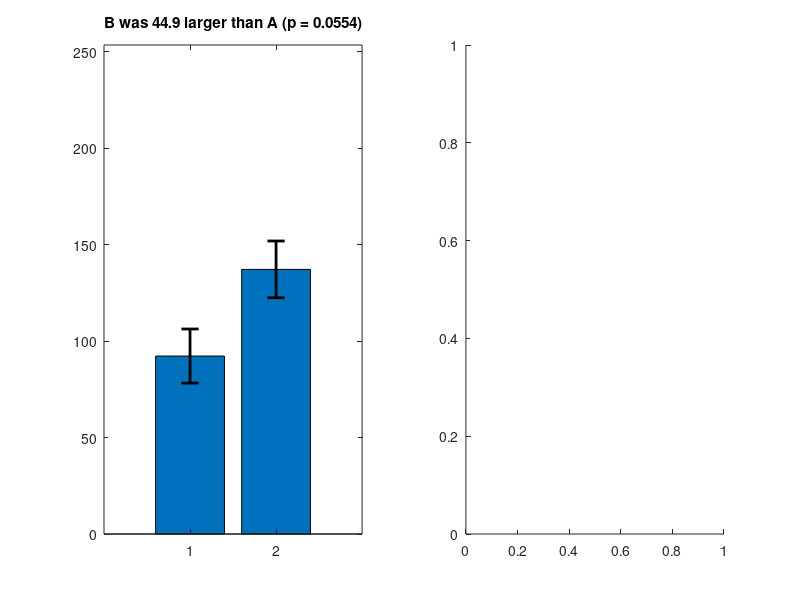

The MATLAB source for this figure: (Note: this script raises an error after producing the figure.)


n1 = 20;
n2 = 10;
Tstd1 = 60;
Tstd2 = 40;
Tm1 = 100;
Tm2 = 150;


g1 = randn(n1,1) * Tstd1 + Tm1;
g2 = randn(n2,1) * Tstd2 + Tm2;

%%

g = [ 1 2];

se1 = std(g1)/sqrt(n1);
se2 = std(g2)/sqrt(n2);
m1 = mean(g1);
m2 = mean(g2);


%%
clf
ew = .1;
m = [m1 m2];
errlow = [m1-se1 m2 - se2];
errhigh = [m1+se1 m2+se2];

subplot(1,2,1)
bar(g,m)
hold on
plot([g-ew;g+ew],[errlow;errlow],'linewidth',2,'color','k')
plot([g-ew;g+ew],[errhigh;errhigh],'linewidth',2,'color','k')
plot([g;g],[errlow;errhigh],'linewidth',2,'color','k')

xlim([0 3])
ylim([0 max(g2)])

[tt p] = ttest2(g1,g2);
bString = sprintf('B was %0.1f larger than A (p = %0.4f)',m2-m1,p);
title(bString)


subplot(1,2,2)
gs = [g1*0+1; g2*0+2];
errlow2 = [m1-se1 * 1.96 m2 - se2 * 1.96 ];
errhigh2 = [m1+se1* 1.96  m2+se2* 1.96 ];
mw = .2;
swarmchart(gs, [g1;g2],'markeredgecolor','none','markerfacecolor',[.5 .6 1])
hold on

plot([g-ew;g+ew],[errlow2;errlow2],'linewidth',2,'color','k')
plot([g-ew;g+ew],[errhigh2;errhigh2],'linewidth',2,'color','k')
plot([g;g],[errlow2;errhigh2],'linewidth',2,'color','k')

%plot([g-mw; g+mw],[m; m],'k','linewidth',2)


seC = 1/2 * sqrt((var(g1)/n1 + var(g2)/n2));

md = m2-m1;
CI = [md - 1.96 * seC  md + 1.96 * seC]


xlim([0 3])
ylim([0 max(g2)])

gString = sprintf('g2 was %0.1f to %0.1f greater than g1',CI(1),CI(2));
title(gString)
